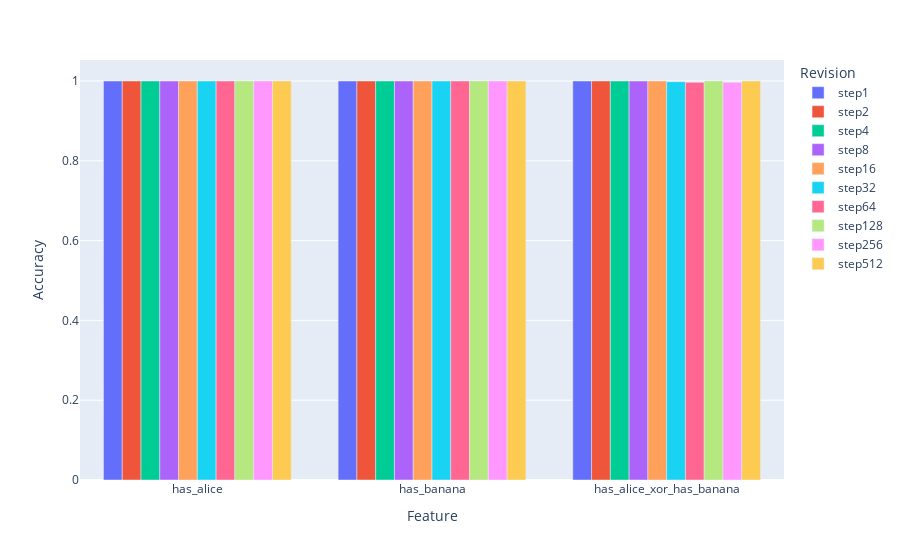

This figure's notebook cell:
### Code cell
import plotly.express as px

all_accs_f = {k: {k2: v2.item() for k2, v2 in v.items()} for k, v in all_accs.items()}

fig = px.bar(all_accs_f, barmode='group')
fig.update_layout(xaxis_title="Feature", yaxis_title="Accuracy", legend_title="Revision")
fig.show()

### Figure 1 — Plotly figure (JSON) as saved in the notebook; plotly's stock layout.template omitted (floating-point values rounded to 4 significant figures)
{"data": [{"alignmentgroup": "True", "hovertemplate": "variable=step1<br>index=%{x}<br>value=%{y}<extra></extra>", "legendgroup": "step1", "marker": {"color": "#636efa", "pattern": {"shape": ""}}, "name": "step1", "offsetgroup": "step1", "orientation": "v", "showlegend": true, "textposition": "auto", "type": "bar", "x": ["has_alice", "has_banana", "has_alice_xor_has_banana"], "xaxis": "x", "y": [1, 1, 1], "yaxis": "y"}, {"alignmentgroup": "True", "hovertemplate": "variable=step2<br>index=%{x}<br>value=%{y}<extra></extra>", "legendgroup": "step2", "marker": {"color": "#EF553B", "pattern": {"shape": ""}}, "name": "step2", "offsetgroup": "step2", "orientation": "v", "showlegend": true, "textposition": "auto", "type": "bar", "x": ["has_alice", "has_banana", "has_alice_xor_has_banana"], "xaxis": "x", "y": [1, 1, 1], "yaxis": "y"}, {"alignmentgroup": "True", "hovertemplate": "variable=step4<br>index=%{x}<br>value=%{y}<extra></extra>", "legendgroup": "step4", "marker": {"color": "#00cc96", "pattern": {"shape": ""}}, "name": "step4", "offsetgroup": "step4", "orientation": "v", "showlegend": true, "textposition": "auto", "type": "bar", "x": ["has_alice", "has_banana", "has_alice_xor_has_banana"], "xaxis": "x", "y": [1, 1, 1], "yaxis": "y"}, {"alignmentgroup": "True", "hovertemplate": "variable=step8<br>index=%{x}<br>value=%{y}<extra></extra>", "legendgroup": "step8", "marker": {"color": "#ab63fa", "pattern": {"shape": ""}}, "name": "step8", "offsetgroup": "step8", "orientation": "v", "showlegend": true, "textposition": "auto", "type": "bar", "x": ["has_alice", "has_banana", "has_alice_xor_has_banana"], "xaxis": "x", "y": [1, 1, 1], "yaxis": "y"}, {"alignmentgroup": "True", "hovertemplate": "variable=step16<br>index=%{x}<br>value=%{y}<extra></extra>", "legendgroup": "step16", "marker": {"color": "#FFA15A", "pattern": {"shape": ""}}, "name": "step16", "offsetgroup": "step16", "orientation": "v", "showlegend": true, "textposition": "auto", "type": "bar", "x": ["has_alice", "has_banana", "has_alice_xor_has_banana"], "xaxis": "x", "y": [1, 1, 1], "yaxis": "y"}, {"alignmentgroup": "True", "hovertemplate": "variable=step32<br>index=%{x}<br>value=%{y}<extra></extra>", "legendgroup": "step32", "marker": {"color": "#19d3f3", "pattern": {"shape": ""}}, "name": "step32", "offsetgroup": "step32", "orientation": "v", "showlegend": true, "textposition": "auto", "type": "bar", "x": ["has_alice", "has_banana", "has_alice_xor_has_banana"], "xaxis": "x", "y": [1, 1, 0.9983], "yaxis": "y"}, {"alignmentgroup": "True", "hovertemplate": "variable=step64<br>index=%{x}<br>value=%{y}<extra></extra>", "legendgroup": "step64", "marker": {"color": "#FF6692", "pattern": {"shape": ""}}, "name": "step64", "offsetgroup": "step64", "orientation": "v", "showlegend": true, "textposition": "auto", "type": "bar", "x": ["has_alice", "has_banana", "has_alice_xor_has_banana"], "xaxis": "x", "y": [1, 1, 0.9967], "yaxis": "y"}, {"alignmentgroup": "True", "hovertemplate": "variable=step128<br>index=%{x}<br>value=%{y}<extra></extra>", "legendgroup": "step128", "marker": {"color": "#B6E880", "pattern": {"shape": ""}}, "name": "step128", "offsetgroup": "step128", "orientation": "v", "showlegend": true, "textposition": "auto", "type": "bar", "x": ["has_alice", "has_banana", "has_alice_xor_has_banana"], "xaxis": "x", "y": [1, 1, 1], "yaxis": "y"}, {"alignmentgroup": "True", "hovertemplate": "variable=step256<br>index=%{x}<br>value=%{y}<extra></extra>", "legendgroup": "step256", "marker": {"color": "#FF97FF", "pattern": {"shape": ""}}, "name": "step256", "offsetgroup": "step256", "orientation": "v", "showlegend": true, "textposition": "auto", "type": "bar", "x": ["has_alice", "has_banana", "has_alice_xor_has_banana"], "xaxis": "x", "y": [1, 1, 0.9967], "yaxis": "y"}, {"alignmentgroup": "True", "hovertemplate": "variable=step512<br>index=%{x}<br>value=%{y}<extra></extra>", "legendgroup": "step512", "marker": {"color": "#FECB52", "pattern": {"shape": ""}}, "name": "step512", "offsetgroup": "step512", "orientation": "v", "showlegend": true, "textposition": "auto", "type": "bar", "x": ["has_alice", "has_banana", "has_alice_xor_has_banana"], "xaxis": "x", "y": [1, 1, 1], "yaxis": "y"}], "layout": {"autosize": true, "barmode": "group", "legend": {"title": {"text": "Revision"}, "tracegroupgap": 0}, "margin": {"t": 60}, "xaxis": {"anchor": "y", "autorange": true, "domain": [0, 1], "range": [-0.5, 2.5], "title": {"text": "Feature"}, "type": "category"}, "yaxis": {"anchor": "x", "autorange": true, "domain": [0, 1], "range": [0, 1.053], "title": {"text": "Accuracy"}, "type": "linear"}}}
